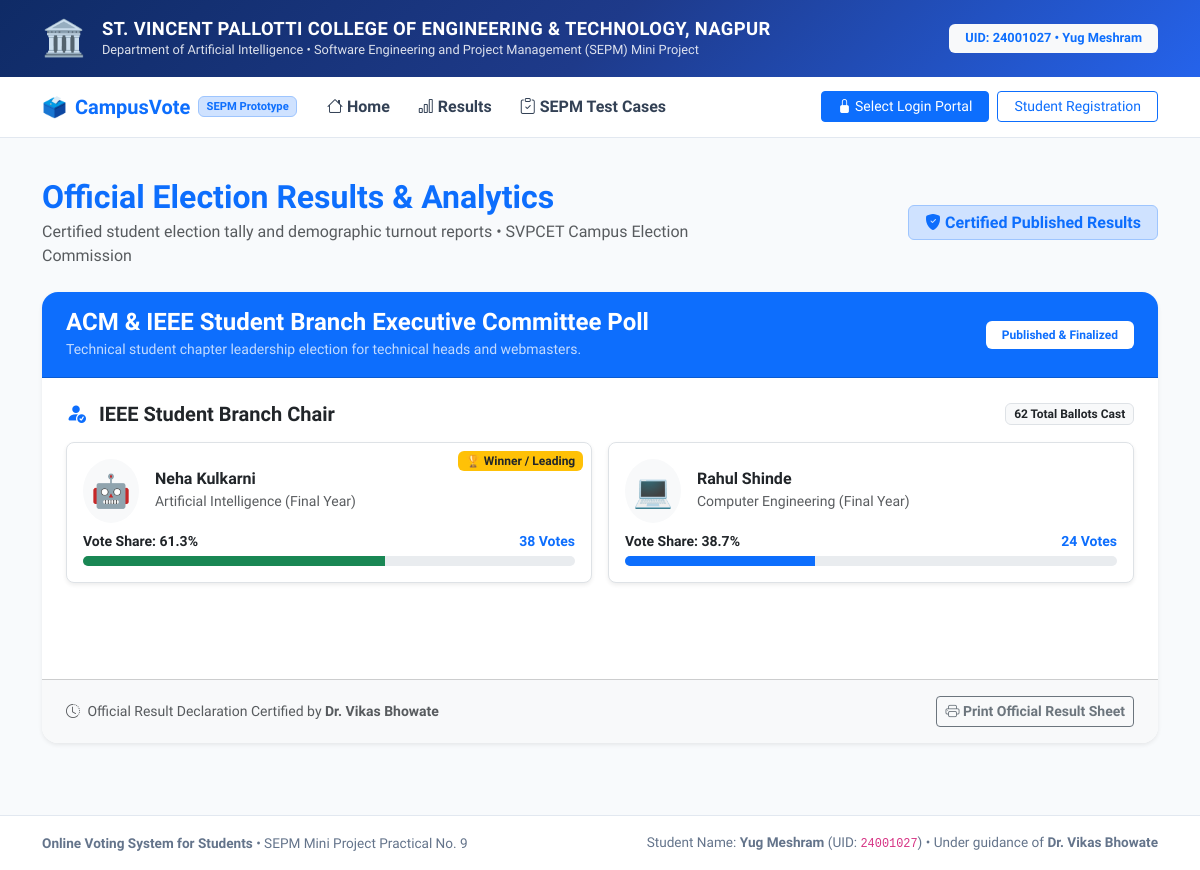
The app's page /results with its own data.
### tables this page shows
CREATE TABLE elections (
        id INTEGER PRIMARY KEY AUTOINCREMENT,
        title TEXT NOT NULL,
        description TEXT,
        target_role TEXT NOT NULL DEFAULT 'student',
        status TEXT NOT NULL CHECK(status IN ('Draft', 'Scheduled', 'Open', 'Closed', 'Published')),
        start_time TEXT,
        end_time TEXT,
        created_by TEXT DEFAULT 'admin',
        created_at TIMESTAMP DEFAULT CURRENT_TIMESTAMP
    );

CREATE TABLE posts (
        id INTEGER PRIMARY KEY AUTOINCREMENT,
        election_id INTEGER NOT NULL,
        post_name TEXT NOT NULL,
        description TEXT,
        eligible_year TEXT DEFAULT 'All Years',
        allow_nota INTEGER DEFAULT 1,
        FOREIGN KEY (election_id) REFERENCES elections(id) ON DELETE CASCADE
    );

CREATE TABLE candidates (
        id INTEGER PRIMARY KEY AUTOINCREMENT,
        post_id INTEGER NOT NULL,
        election_id INTEGER NOT NULL,
        user_id INTEGER,
        name TEXT NOT NULL,
        department TEXT NOT NULL,
        year TEXT NOT NULL,
        manifesto TEXT,
        symbol_emoji TEXT DEFAULT '🗳️',
        nomination_status TEXT NOT NULL DEFAULT 'Approved' CHECK(nomination_status IN ('Submitted', 'Approved', 'Rejected', 'Withdrawn')),
        FOREIGN KEY (post_id) REFERENCES posts(id) ON DELETE CASCADE,
        FOREIGN KEY (election_id) REFERENCES elections(id) ON DELETE CASCADE,
        FOREIGN KEY (user_id) REFERENCES users(id) ON DELETE SET NULL
    );

### server.py (the view, shortened to what this page needs)
@app.route('/results')
def published_results():
    conn = get_connection()
    cursor = conn.cursor()
    cursor.execute("SELECT * FROM elections WHERE status = 'Published' ORDER BY id DESC")
    elections_raw = [dict(r) for r in cursor.fetchall()]
    published_elections = []
    for e in elections_raw:
        cursor.execute("SELECT * FROM posts WHERE election_id = ?", (e['id'],))
        posts = [dict(p) for p in cursor.fetchall()]
        for p in posts:
            cursor.execute("""
            SELECT c.id, c.name, c.department, c.year, c.symbol_emoji,
                   COUNT(v.id) as votes
            FROM candidates c
            LEFT JOIN votes v ON v.candidate_id = c.id AND v.post_id = ?
            WHERE c.post_id = ?
            GROUP BY c.id
            ORDER BY votes DESC
            """, (p['id'], p['id']))
            cand_results = [dict(r) for r in cursor.fetchall()]
            cursor.execute("SELECT COUNT(*) FROM votes WHERE post_id = ? AND candidate_id = -1", (p['id'],))
            nota_votes = cursor.fetchone()[0]
            total_post_votes = sum(c['votes'] for c in cand_results)
            for c in cand_results:
                c['percentage'] = round((c['votes'] / max(1, total_post_votes)) * 100, 1)
            p['results'] = cand_results
            p['total_post_votes'] = total_post_votes
        e['posts'] = posts
        published_elections.append(e)
    conn.close()
    return render_template('results.html', published_elections=published_elections)

### database.py (called while the page is built)
def get_connection():
    conn = sqlite3.connect(DB_PATH, check_same_thread=False)
    conn.row_factory = sqlite3.Row
    return conn

### templates/results.html (shortened to what this page needs)
{% extends "base.html" %}
{% block content %}
<div class="row align-items-center mb-4">
    <div class="col-md-8">
        <h2 class="fw-bold text-primary mb-1">Official Election Results & Analytics</h2>
        <p class="text-muted mb-0">Certified student election tally and demographic turnout reports • SVPCET Campus Election Commission</p>
    </div>
    <div class="col-md-4 text-md-end mt-3 mt-md-0">
        <span class="badge bg-primary-subtle text-primary border border-primary-subtle px-3 py-2 fs-6">
            <i class="bi bi-shield-fill-check"></i> Certified Published Results
        </span>
    </div>
</div>
{% for elec in published_elections %}
<div class="card border-0 shadow-sm rounded-4 mb-5 overflow-hidden">
    <div class="card-header bg-primary text-white py-3 px-4 d-flex justify-content-between align-items-center flex-wrap gap-2">
        <div>
            <h4 class="mb-0 fw-bold">{{ elec.title }}</h4>
            <small class="opacity-75">{{ elec.description }}</small>
        </div>
        <span class="badge bg-white text-primary px-3 py-2 fw-bold">Published & Finalized</span>
    </div>
    <div class="card-body p-4">
        {% for post in elec.posts %}
        <div class="mb-5 pb-4 {% if not loop.last %}border-bottom{% endif %}">
            <div class="d-flex justify-content-between align-items-center mb-3">
                <h5 class="fw-bold text-dark mb-0">
                    <i class="bi bi-person-fill-check text-primary me-2"></i> {{ post.post_name }}
                </h5>
                <span class="badge bg-light text-dark border">{{ post.total_post_votes }} Total Ballots Cast</span>
            </div>
            <div class="row g-3">
                {% for cand in post.results %}
                <div class="col-md-6">
                    <div class="p-3 border rounded-3 bg-white shadow-sm position-relative">
                        {% if loop.first and cand.votes > 0 %}
                            <span class="position-absolute top-0 end-0 badge bg-warning text-dark m-2 fw-bold">
                                🏆 Winner / Leading
                            </span>
                        {% endif %}
                        <div class="d-flex align-items-center gap-3 mb-2">
                            <span class="fs-2 p-2 bg-light rounded-circle">{{ cand.symbol_emoji }}</span>
                            <div>
                                <h6 class="fw-bold mb-0 text-dark">{{ cand.name }}</h6>
                                <small class="text-muted">{{ cand.department }} ({{ cand.year }})</small>
                            </div>
                        </div>
                        <div class="d-flex justify-content-between align-items-center small fw-bold mb-1">
                            <span>Vote Share: {{ cand.percentage }}%</span>
                            <span class="text-primary">{{ cand.votes }} Votes</span>
                        </div>
                        <div class="progress" style="height: 10px;">
                            <div class="progress-bar {% if loop.first %}bg-success{% else %}bg-primary{% endif %}"
                                 role="progressbar"
                                 style="width: {{ cand.percentage }}%;"></div>
                        </div>
                    </div>
                </div>
                {% endfor %}
            </div>
        </div>
        {% endfor %}
    </div>
    <div class="card-footer bg-light px-4 py-3 d-flex justify-content-between align-items-center flex-wrap gap-2">
        <small class="text-muted">
            <i class="bi bi-clock-history me-1"></i> Official Result Declaration Certified by <strong>Dr. Vikas Bhowate</strong>
        </small>
        <button onclick="window.print()" class="btn btn-outline-secondary btn-sm fw-semibold">
            <i class="bi bi-printer"></i> Print Official Result Sheet
        </button>
    </div>
</div>
{% endfor %}
{% endblock %}

### templates/base.html (style rules this page uses)
:root { --primary-blue: #1E3A8A; --accent-blue: #3B82F6; --light-bg: #F8FAFC; --card-border: #E2E8F0; --text-main: #0F172A; --text-muted: #64748B; }
body { font-family: 'Plus Jakarta Sans', sans-serif; background-color: var(--light-bg); color: var(--text-main); min-height: 100vh; display: flex; flex-direction: column; }

### records on screen
elections: title "ACM & IEEE Student Branch Executive Committee Poll", description "Technical student chapter leadership election for technical heads and webmasters."
posts: post_name "IEEE Student Branch Chair", total_post_votes "62"
candidates: shows "🏆 Winner / Leading", symbol_emoji "🤖", name "Neha Kulkarni", department "Artificial Intelligence", year "Final Year", percentage "61.3", votes "38"
candidates: symbol_emoji "💻", name "Rahul Shinde", department "Computer Engineering", year "Final Year", percentage "38.7", votes "24"
